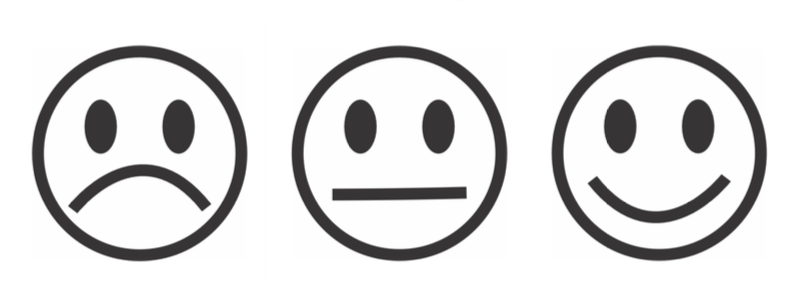
#> input picture ejemplos/tres_caras.png, 796 x 304 px, found by its file name
$ python augment_from_image.py ejemplos/tres_caras.png --out aumentadas --n 300
#> lines starting #> are read from the running program, lines starting #| are printed output that depends on the picture; after the words box and inside, x2 and y2 are one past the last pixel; in counts of white or black regions, pixels touching at a corner belong together
#> in collect_faces, img is the input picture: shape (304, 796, 3); mean B, G, R 224.2, 224, 224.5
### smiley/preprocess.py
"""Paso 1: convertir la imagen en una máscara binaria de lo oscuro."""

import cv2
import numpy as np

from .config import Config


def to_gray(image: np.ndarray) -> np.ndarray:
    if image.ndim == 2:
        return image
    if image.shape[2] == 4:
        return cv2.cvtColor(image, cv2.COLOR_BGRA2GRAY)
    return cv2.cvtColor(image, cv2.COLOR_BGR2GRAY)


def dark_mask(image: np.ndarray, cfg: Config) -> np.ndarray:
    """Devuelve una máscara uint8 donde 255 = píxel oscuro (tinta negra)."""
    gray = to_gray(image)
    k = cfg.blur_ksize
    if k and k > 1:
        gray = cv2.GaussianBlur(gray, (k | 1, k | 1), 0)

    if cfg.threshold_mode == "adaptive":
        block = cfg.adaptive_block
        if not block:
            block = max(15, min(gray.shape[:2]) // 6)
        block = block | 1
        mask = cv2.adaptiveThreshold(
            gray, 255, cv2.ADAPTIVE_THRESH_MEAN_C, cv2.THRESH_BINARY_INV,
            block, cfg.adaptive_c)
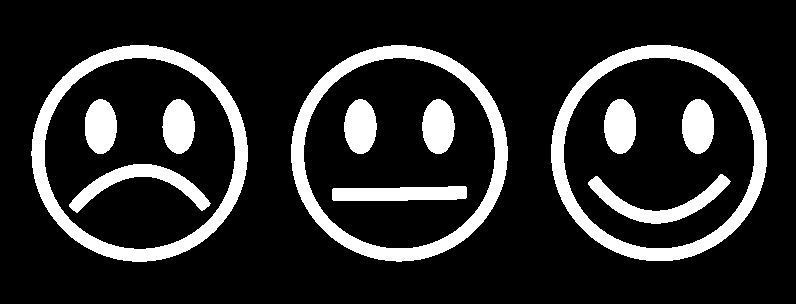
#> mask: shape (304, 796); 16.1% white; 12 white regions, largest, box (x1, y1, x2, y2) and area: (291, 45, 508, 262) 8252, (31, 45, 248, 262) 8245, (551, 45, 767, 261) 8222
    elif cfg.threshold_mode == "fixed":
        _, mask = cv2.threshold(gray, cfg.fixed_threshold, 255, cv2.THRESH_BINARY_INV)
    else:
        _, mask = cv2.threshold(gray, 0, 255, cv2.THRESH_BINARY_INV + cv2.THRESH_OTSU)
    return mask

### smiley/ring.py
"""Paso 2: encontrar los aros negros (contorno de cada cara)."""

from dataclasses import dataclass
from typing import List, Optional

import cv2
import numpy as np

from .config import Config


@dataclass
class Ring:
    cx: float
    cy: float
    r: float                # radio exterior
    bbox: tuple             # (x, y, w, h)
    label: int              # id del componente en la máscara
    fill: float             # píxeles del aro / área de la caja (0 si vino del respaldo)
    ellipse: Optional[tuple] = None  # ((cx, cy), (eje1, eje2), ángulo) del borde exterior
    inner_frac: float = 0.8  # radio interior / radio exterior (grosor del aro)


def find_rings(mask: np.ndarray, cfg: Config) -> List[Ring]:
    """Devuelve los aros encontrados en la máscara oscura."""
    n, labels, stats, _ = cv2.connectedComponentsWithStats(mask, connectivity=8)
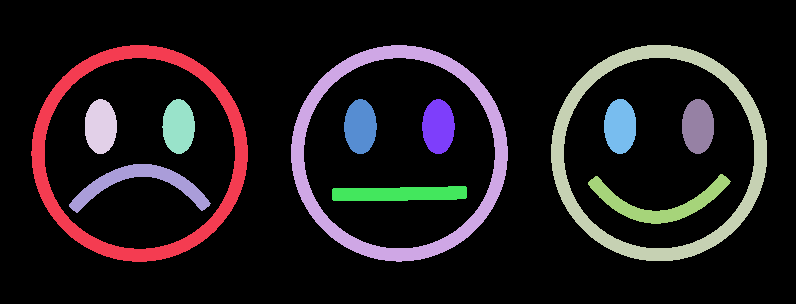
#> labels: shape (304, 796) int32; 13 distinct labels, from 0 to 12; one colour per label, 0 black
#> n = 13; stats = 13 rows, first 6: [0, 0, 796, 304, 202965], [31, 45, 217, 217, 8245], [291, 45, 217, 217, 8252], [551, 45, 216, 216, 8222], [85, 99, 32, 55, 1400], [162, 99, 33, 55, 1402]
    rings: List[Ring] = []
    for i in range(1, n):
        ring = _ring_from_component(mask, labels, stats, i, cfg)
        if ring is not None:
            rings.append(ring)
        elif stats[i][2] >= cfg.min_diameter_px and stats[i][3] >= cfg.min_diameter_px:
            # Respaldo: el aro puede estar pegado a una línea o sombra.
            rings.extend(_rings_from_holes(labels, stats, i, cfg))
#> this loop made 12 passes
#> pass 1, in _ring_from_component, `comp = (labels[y:y + h, x:x + w] == i).astype(np.uint8)`:
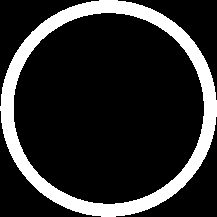
#> comp: shape (217, 217); values 0 (black) and 1 (white), 17.5% white; 1 white region, box (x1, y1, x2, y2) and area: (0, 0, 217, 217) 8245
#> after the loop, rings = 3 items
    return _drop_nested(rings)


def _ring_from_component(mask, labels, stats, i, cfg: Config) -> Optional[Ring]:
    """Intenta interpretar el componente i completo como un aro."""
    x, y, w, h, area = stats[i]
    if w < cfg.min_diameter_px or h < cfg.min_diameter_px:
        return None
    if w > cfg.max_diameter_px or h > cfg.max_diameter_px:
        return None
    if max(w, h) / max(1, min(w, h)) > cfg.max_aspect:
        return None
    fill = area / float(w * h)
    if not (cfg.min_fill <= fill <= cfg.max_fill):
        return None

    cx, cy = x + w / 2.0, y + h / 2.0
    r = (w + h) / 4.0

    # El centro del aro debe ser mayormente blanco (es un aro, no un manchón).
    hr = max(1, int(r * 0.25))
    patch = mask[max(0, int(cy - hr)):int(cy + hr), max(0, int(cx - hr)):int(cx + hr)]
    if patch.size == 0:
        return None
    if 1.0 - np.count_nonzero(patch) / patch.size < cfg.min_hole_white:
        return None

    # Un aro está cerrado: tiene un hueco grande. Una boca en arco no.
    comp = (labels[y:y + h, x:x + w] == i).astype(np.uint8)
    cnts, hier = cv2.findContours(comp, cv2.RETR_CCOMP, cv2.CHAIN_APPROX_NONE)
    if not cnts:
        return None
    outer = [c for c, hh in zip(cnts, hier[0]) if hh[3] == -1]
    holes = [c for c, hh in zip(cnts, hier[0]) if hh[3] != -1]
    c = max(outer, key=cv2.contourArea)
    outer_a = cv2.contourArea(c)
    hole_a = max((cv2.contourArea(hc) for hc in holes), default=0.0)
    if outer_a <= 0 or hole_a / outer_a < cfg.min_hole_area:
        return None
    if _circularity(c) < cfg.min_circularity:
        return None

    # Elipse del borde exterior (tolera perspectiva).
    ellipse = None
    if len(c) >= 5:
        (ex, ey), (a1, a2), ang = cv2.fitEllipse(c)
        ellipse = ((ex + x, ey + y), (a1, a2), ang)
        cx, cy = ex + x, ey + y
        r = (a1 + a2) / 4.0

    # Grosor del aro a partir de su área.
    outer_area = np.pi * r * r
    inner_frac = float(np.sqrt(max(0.0, 1.0 - area / outer_area))) if outer_area > 0 else 0.8
    inner_frac = min(max(inner_frac, 0.5), 0.97)

    return Ring(cx, cy, r, (int(x), int(y), int(w), int(h)), i, fill, ellipse, inner_frac)


def _rings_from_holes(labels, stats, comp_id, cfg: Config) -> List[Ring]:
    """Busca huecos redondos (el interior blanco de una cara) dentro de un componente.

    Sirve cuando el aro está pegado a otra cosa (una unión de pared, una sombra)
    y el componente completo ya no parece un círculo.
    """
    x, y, w, h, _ = stats[comp_id]
    comp = (labels[y:y + h, x:x + w] == comp_id).astype(np.uint8)
    cnts, hier = cv2.findContours(comp, cv2.RETR_CCOMP, cv2.CHAIN_APPROX_NONE)
    out: List[Ring] = []
    if not cnts:
        return out
    for c, hh in zip(cnts, hier[0]):
        if hh[3] == -1 or len(c) < 5:
            continue  # solo huecos (contornos interiores)
        if _circularity(c) < cfg.min_circularity:  # el hueco debe ser redondo
            continue
        (ex, ey), (a1, a2), ang = cv2.fitEllipse(c)
        if max(a1, a2) / max(1e-6, min(a1, a2)) > cfg.max_aspect:
            continue
        inner_frac = 0.85  # grosor típico del aro
        d_outer = (a1 + a2) / 2 / inner_frac
        if not (cfg.min_diameter_px <= d_outer <= cfg.max_diameter_px):
            continue
        cx, cy = ex + x, ey + y
        r = d_outer / 2
        ell = ((cx, cy), (a1 / inner_frac, a2 / inner_frac), ang)
        bbox = (int(cx - r), int(cy - r), int(2 * r), int(2 * r))
        out.append(Ring(cx, cy, r, bbox, comp_id, 0.0, ell, inner_frac))
    return out


def _circularity(contour) -> float:
    area = cv2.contourArea(contour)
    per = cv2.arcLength(contour, True)
    return 0.0 if per <= 0 else 4 * np.pi * area / (per * per)


def _drop_nested(rings: List[Ring]) -> List[Ring]:
    """Si un aro está dentro de otro, se queda solo el de afuera."""
    rings.sort(key=lambda rg: -rg.r)
    kept: List[Ring] = []
    for rg in rings:
        if any(np.hypot(rg.cx - k.cx, rg.cy - k.cy) + rg.r <= k.r * 1.05 for k in kept):
            continue
        kept.append(rg)
#> this loop made 3 passes
#> after the loop, kept = 3 items
    return kept

### smiley/pipeline.py
"""Une los pasos: imagen -> lista de caras detectadas con su estado."""

from dataclasses import dataclass
from typing import List, Optional

import numpy as np

from .classify import label_for, mouth_analysis
from .config import Config
from .features import FaceFeatures, extract_features
from .preprocess import dark_mask
from .ring import Ring, find_rings


@dataclass
class Detection:
    label: Optional[str]          # "UNHARMED", "STABLE", "HARMED" o None
    sagitta: Optional[float]      # valor de la flecha (útil para calibrar)
    ring: Ring
    features: Optional[FaceFeatures]
    analysis: Optional[dict] = None  # puntos usados para decidir (ver classify.mouth_analysis)

    # [11 lines left out: function to_dict, not called in this run]


class SmileyDetector:
    """Uso:
        det = SmileyDetector()
        for d in det.detect(imagen_bgr):
            print(d.label)
    """

    def __init__(self, config: Optional[Config] = None):
        self.cfg = config or Config()

    def detect(self, image: np.ndarray, include_unclassified: bool = False) -> List[Detection]:
        mask = dark_mask(image, self.cfg)
        rings = find_rings(mask, self.cfg)
#> rings = 3 items
        out: List[Detection] = []
        for ring in rings:
            feats = extract_features(mask, ring, self.cfg)
            if feats is None:
                if include_unclassified:
                    out.append(Detection(None, None, ring, None))
                continue
            pts = [(float(x), float(y)) for x, y in feats.mouth.points]
            an = mouth_analysis(feats.eye1, feats.eye2, pts)
            if an is None:
                if include_unclassified:
                    out.append(Detection(None, None, ring, feats))
                continue
            s = an["sagitta"]
            out.append(Detection(label_for(s, self.cfg.sagitta_threshold), s, ring, feats, an))
#> this loop made 3 passes
#> pass 1, in inner_blobs, `sub = mask[y:y + h, x:x + w].copy()`:
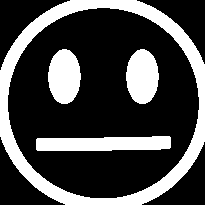
#> sub: shape (205, 205); 28% white; 4 white regions, box (x1, y1, x2, y2) and area: (0, 0, 205, 205) 7159, (36, 136, 171, 151) 1768, (48, 49, 81, 104) 1410, (126, 49, 159, 104) 1409
#> pass 1, in inner_blobs, `n, labels, stats, cents = cv2.connectedComponentsWithStats(sub, connec..`:
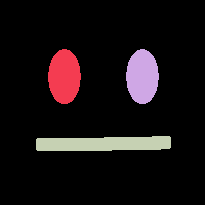
#> labels: shape (205, 205) int32; 4 distinct labels, from 0 to 3; one colour per label, 0 black
#> pass 2, in inner_blobs (call 2), `n, labels, stats, cents = cv2.connectedComponentsWithStats(sub, connec..`:
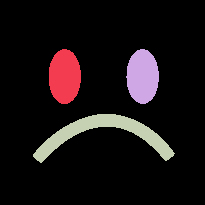
#> labels: shape (205, 205) int32; 4 distinct labels, from 0 to 3; one colour per label, 0 black
#> after the loop, out = 3 items
        # Orden de izquierda a derecha, arriba a abajo.
        out.sort(key=lambda d: (round(d.ring.cy / max(1.0, d.ring.r * 2)), d.ring.cx))
        return out

### smiley/features.py
"""Paso 3: dentro del ROI de cada aro, encontrar ojos y boca."""

from dataclasses import dataclass
from typing import List, Optional, Tuple

import cv2
import numpy as np

from .config import Config
from .ring import Ring


@dataclass
class Blob:
    cx: float
    cy: float
    area: int
    w: int
    h: int
    points: np.ndarray  # (N, 2) en coordenadas de la imagen completa (x, y)

    @property
    def length(self) -> float:
        """Tamaño mayor aproximado (sirve para distinguir boca de ojos)."""
        if len(self.points) < 2:
            return 0.0
        rect = cv2.minAreaRect(self.points.astype(np.float32))
        return float(max(rect[1]))


@dataclass
class FaceFeatures:
    eye1: Tuple[float, float]
    eye2: Tuple[float, float]
    mouth: Blob
    eyes: List[Blob]
    roi: Tuple[int, int, int, int]  # (x, y, w, h)


def roi_for_ring(ring: Ring, shape) -> Tuple[int, int, int, int]:
    """Cuadrado que encierra el interior del aro (recortado a la imagen)."""
    H, W = shape[:2]
    half = ring.r * 0.95
    x0 = int(max(0, ring.cx - half))
    y0 = int(max(0, ring.cy - half))
    x1 = int(min(W, ring.cx + half))
    y1 = int(min(H, ring.cy + half))
    return x0, y0, x1 - x0, y1 - y0


def interior_mask(ring: Ring, x: int, y: int, w: int, h: int, cfg: Config) -> np.ndarray:
    """255 dentro del interior del aro (elipse escalada), 0 en el aro y afuera."""
    margin = cfg.ring_cut_margin * ring.inner_frac
    m = np.zeros((h, w), np.uint8)
    if ring.ellipse is not None:
        (ex, ey), (a1, a2), ang = ring.ellipse
        axes = (max(1, int(a1 / 2 * margin)), max(1, int(a2 / 2 * margin)))
        cv2.ellipse(m, (int(round(ex - x)), int(round(ey - y))), axes, ang, 0, 360, 255, -1)
    else:
        cv2.circle(m, (int(round(ring.cx - x)), int(round(ring.cy - y))), max(1, int(ring.r * margin)), 255, -1)
    return m


def inner_blobs(mask: np.ndarray, ring: Ring, cfg: Config) -> Tuple[List[Blob], tuple]:
    """Blobs oscuros dentro del aro, excluyendo el propio aro."""
    x, y, w, h = roi_for_ring(ring, mask.shape)
    sub = mask[y:y + h, x:x + w].copy()
    # Quita el aro por geometría: todo lo que esté fuera del borde interior
    # (con margen). Así, si la boca toca el aro, la parte interior de la boca sobrevive.
    sub[interior_mask(ring, x, y, w, h, cfg) == 0] = 0

    n, labels, stats, cents = cv2.connectedComponentsWithStats(sub, connectivity=8)
    min_area = cfg.min_feature_area_frac * np.pi * ring.r ** 2
    max_dist = cfg.inner_radius_frac * ring.r
    blobs: List[Blob] = []
    for i in range(1, n):
        area = int(stats[i, cv2.CC_STAT_AREA])
        if area < min_area:
            continue
        cx, cy = cents[i][0] + x, cents[i][1] + y
        if np.hypot(cx - ring.cx, cy - ring.cy) > max_dist:
            continue
        ys, xs = np.nonzero(labels == i)
        pts = np.stack([xs + x, ys + y], axis=1)
        blobs.append(Blob(float(cx), float(cy), area,
                          int(stats[i, cv2.CC_STAT_WIDTH]), int(stats[i, cv2.CC_STAT_HEIGHT]), pts))
    return blobs, (x, y, w, h)


def pick_eyes_and_mouth(blobs: List[Blob], ring: Ring, cfg: Config) -> Optional[Tuple[List[Blob], Blob]]:
    """Elige 2 ojos y 1 boca. Devuelve None si no hay una combinación válida."""
    if len(blobs) < 3:
        return None

    best = None
    # Pocas combinaciones: probamos cada blob como boca y los 2 restantes más parecidos como ojos.
    for mi, mouth in enumerate(blobs):
        others = [b for j, b in enumerate(blobs) if j != mi]
        for a in range(len(others)):
            for b in range(a + 1, len(others)):
                e1, e2 = others[a], others[b]
                big, small = max(e1.area, e2.area), max(1, min(e1.area, e2.area))
                if big / small > cfg.max_eye_area_ratio:
                    continue
                d = np.hypot(e1.cx - e2.cx, e1.cy - e2.cy)
                if not (cfg.min_eye_dist_frac * ring.r <= d <= cfg.max_eye_dist_frac * ring.r):
                    continue
                # La boca debe ser más larga que cualquiera de los ojos.
                if mouth.length <= max(e1.length, e2.length):
                    continue
                # El centro de la cara debe quedar entre los ojos y la boca.
                mx, my = (e1.cx + e2.cx) / 2, (e1.cy + e2.cy) / 2
                v_mouth = np.array([mouth.cx - mx, mouth.cy - my])
                v_center = np.array([ring.cx - mx, ring.cy - my])
                if np.dot(v_mouth, v_center) <= 0:
                    continue
                # Puntuación: ojos parecidos y boca larga.
                score = (big / small) - mouth.length / ring.r
                if best is None or score < best[0]:
                    best = (score, [e1, e2], mouth)
    if best is None:
        return None
    return best[1], best[2]


def extract_features(mask: np.ndarray, ring: Ring, cfg: Config) -> Optional[FaceFeatures]:
    """Ojos y boca de un aro, o None si no parece una cara."""
    blobs, roi = inner_blobs(mask, ring, cfg)
    picked = pick_eyes_and_mouth(blobs, ring, cfg)
    if picked is None:
        return None
    eyes, mouth = picked
    return FaceFeatures((eyes[0].cx, eyes[0].cy), (eyes[1].cx, eyes[1].cy), mouth, eyes, roi)

### smiley/classify.py
"""Clasificación de la expresión a partir de ojos y boca.

Este módulo es matemática pura (sin numpy ni OpenCV) para que el mismo
archivo pueda copiarse tal cual a una OpenMV (MicroPython).

Idea:
  - El eje u va de un ojo al otro.
  - El eje v es perpendicular y apunta hacia la boca.
  - En coordenadas (u, v) la cara queda "derecha" aunque esté rotada.
  - La flecha (sagitta) compara la v del centro de la boca contra la v de
    sus extremos, normalizada por el ancho de la boca:
        flecha > 0  -> el centro baja (lejos de los ojos)  -> sonrisa
        flecha < 0  -> el centro sube (cerca de los ojos)  -> tristeza
"""

import math

UNHARMED = "UNHARMED"  # feliz
STABLE = "STABLE"      # neutra
HARMED = "HARMED"      # triste


def face_frame(eye1, eye2, mouth_center):
    """Devuelve (origen, eje_u, eje_v) del sistema de la cara."""
    ux = eye2[0] - eye1[0]
    uy = eye2[1] - eye1[1]
    d = math.sqrt(ux * ux + uy * uy)
    if d == 0:
        return None
    ux, uy = ux / d, uy / d
    mx = (eye1[0] + eye2[0]) / 2.0
    my = (eye1[1] + eye2[1]) / 2.0
    vx, vy = -uy, ux
    if (mouth_center[0] - mx) * vx + (mouth_center[1] - my) * vy < 0:
        vx, vy = -vx, -vy
    return (mx, my), (ux, uy), (vx, vy)


def mouth_analysis(eye1, eye2, mouth_pts, band=0.2):
    """Analiza la boca y devuelve un dict con la flecha y los puntos usados.

    Claves:
      sagitta: flecha normalizada (float)
      left, right, center: puntos (x, y) en la imagen usados para medirla
      origin: punto medio entre los ojos
      u, v: ejes de la cara (vectores unitarios)
    Devuelve None si no se puede calcular.
    """
    n = len(mouth_pts)
    if n < 5:
        return None
    bx = sum(p[0] for p in mouth_pts) / n
    by = sum(p[1] for p in mouth_pts) / n
    frame = face_frame(eye1, eye2, (bx, by))
    if frame is None:
        return None
    (mx, my), (ux, uy), (vx, vy) = frame

    pts = []
    for x, y in mouth_pts:
        dx, dy = x - mx, y - my
        pts.append((dx * ux + dy * uy, dx * vx + dy * vy, x, y))

    u_min = min(p[0] for p in pts)
    u_max = max(p[0] for p in pts)
    width = u_max - u_min
    if width <= 0:
        return None

    t = band * width
    c = (u_min + u_max) / 2.0

    def band_mean(lo, hi):
        sel = [p for p in pts if lo <= p[0] <= hi]
        if not sel:
            return None
        k = len(sel)
        return (sum(p[1] for p in sel) / k,
                (sum(p[2] for p in sel) / k, sum(p[3] for p in sel) / k))

    left = band_mean(u_min, u_min + t)
    right = band_mean(u_max - t, u_max)
    center = band_mean(c - t / 2.0, c + t / 2.0)
    if left is None or right is None or center is None:
        return None
    sag = (center[0] - (left[0] + right[0]) / 2.0) / width
    return {
        "sagitta": sag,
        "left": left[1],
        "right": right[1],
        "center": center[1],
        "origin": (mx, my),
        "u": (ux, uy),
        "v": (vx, vy),
    }


def label_for(sagitta, threshold=0.07):
    """Convierte la flecha en estado: feliz, triste o neutra."""
    if sagitta > threshold:
        return UNHARMED
    if sagitta < -threshold:
        return HARMED
    return STABLE


# [6 lines left out: function classify, not called in this run]

### tools/augment_from_image.py
"""Genera muchas imágenes nuevas a partir de caras reales de una foto.

Toma una o varias imágenes, recorta cada cara que encuentre el detector
(con su estado), y crea variaciones: rotación, tamaño, posición, perspectiva,
luz desigual, color de pared, desenfoque, ruido y compresión JPEG.
Cada archivo se nombra <ESTADO>_<n>.jpg para poder evaluarlo después.

Uso:
    python tools/augment_from_image.py ejemplos/tres_caras.png --out aumentadas --n 300
    python tools/augment_from_image.py fotos/ --out aumentadas --n 600 --size 320x240
    python tools/augment_from_image.py cara.png --label HARMED --out aumentadas
"""

import argparse
import random
import sys
from pathlib import Path

import cv2
import numpy as np

sys.path.insert(0, str(Path(__file__).resolve().parents[1]))
from smiley import SmileyDetector  # noqa: E402
from smiley.config import IMAGE_EXTS  # noqa: E402


def collect_faces(paths, label=None, margin=1.12):
    """Devuelve lista de (recorte_bgr, máscara_circular, estado)."""
    det = SmileyDetector()
    faces = []
    files = []
    for p in paths:
        p = Path(p)
        files += sorted(f for f in p.rglob("*") if f.suffix.lower() in IMAGE_EXTS) if p.is_dir() else [p]
    for f in files:
        img = cv2.imread(str(f), cv2.IMREAD_COLOR)
        if img is None:
            print(f"[aviso] no se pudo leer {f}")
            continue
        dets = det.detect(img, include_unclassified=label is not None)
#> dets = 3 items
        for d in dets:
            state = label or d.label
            if state is None:
                continue
            r = d.ring.r * margin
            x0, y0 = int(d.ring.cx - r), int(d.ring.cy - r)
            x1, y1 = int(d.ring.cx + r), int(d.ring.cy + r)
            if x0 < 0 or y0 < 0 or x1 > img.shape[1] or y1 > img.shape[0]:
                pad = int(r)
                img_p = cv2.copyMakeBorder(img, pad, pad, pad, pad, cv2.BORDER_REPLICATE)
                crop = img_p[y0 + pad:y1 + pad, x0 + pad:x1 + pad].copy()
            else:
                crop = img[y0:y1, x0:x1].copy()
            s = crop.shape[0]
            mask = np.zeros((s, s), np.uint8)
            cv2.circle(mask, (s // 2, s // 2), int(d.ring.r * 1.04 * s / (2 * r)), 255, -1, cv2.LINE_AA)
            faces.append((crop, mask, state))
#> this loop made 3 passes
#> (state, x0, y0, x1, s) on passes 1 to 3: ('HARMED', 18, 32, 259, 241), ('STABLE', 278, 32, 519, 241), ('UNHARMED', 538, 31, 779, 242)
#> pass 1, in collect_faces, `crop = img[y0:y1, x0:x1].copy()`:
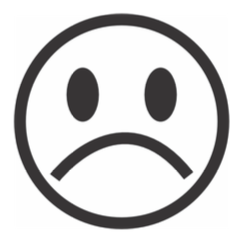
#> crop: shape (241, 241, 3); mean B, G, R 211.9, 211.6, 212.2
#> after the loop, faces = 3 items
#> (the rest of the program and of its run is left out)
